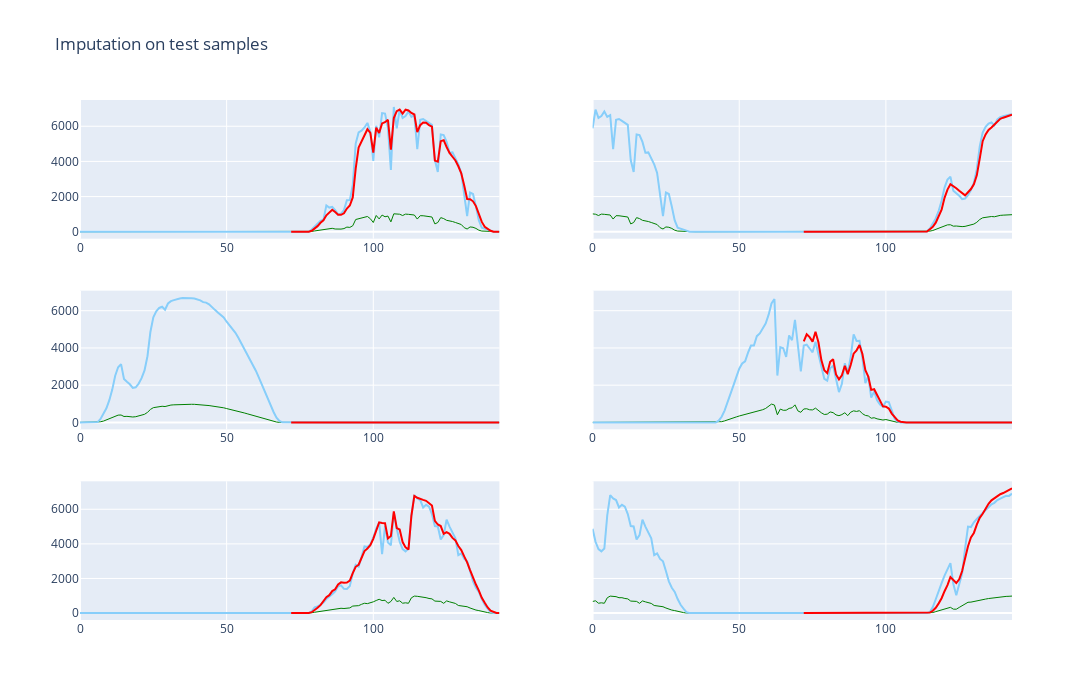

Source (notebook cell):
### Code cell
fig = make_subplots(rows=3, cols=2, shared_yaxes=True)
k = 12  # change k for other samples

for i in range(6):
    X_meteo = X_test[(i+k)*lag_order+i*k*3:(i+1+k)*lag_order+i*k*3, :6]
    X_p_dc = X_test[(i+k)*lag_order+i*k*3, 6:]
    y_true = y_test[(i+k)*lag_order+i*k*3:(i+1+k)*lag_order+i*k*3]
    
    forecasts = multi_step_forecast(xgb_model, X_meteo, X_p_dc, lag_order)

    X_p_dc = np.flip(X_p_dc)
    
    fig.add_trace(go.Scatter(y=X_test[(i+k-1)*lag_order+i*k*3:(i+1+k)*lag_order+i*k*3, 0],
                    mode='lines', marker=dict(color='green', size=1), line=dict(width=1), name='GTI'), row=1+i//2, col=1+i%2)
    fig.add_trace(go.Scatter(y=np.hstack((X_p_dc, y_true)),
                    mode='lines', line=dict(color='LightSkyBlue', width=2), name='Real'), row=1+i//2, col=1+i%2)
    fig.add_trace(go.Scatter(y=np.hstack((np.full_like(X_p_dc, np.nan), forecasts)),
                    mode='lines', line=dict(color='red', width=2), name='Forecasts'), row=1+i//2, col=1+i%2)

fig.update_layout(height=700, width=1100, showlegend=False,
                  title_text="Imputation on test samples")
fig.show()

### Figure 1 — Plotly figure (JSON) as saved in the notebook; plotly's stock layout.template omitted (floating-point values rounded to 4 significant figures; data arrays with more than 128 entries replaced by an {"elided": "..."} marker saying what was removed)
{"data": [{"line": {"width": 1}, "marker": {"color": "green", "size": 1}, "mode": "lines", "name": "GTI", "type": "scatter", "xaxis": "x", "y": {"elided": "144 float values"}, "yaxis": "y"}, {"line": {"color": "LightSkyBlue", "width": 2}, "mode": "lines", "name": "Real", "type": "scatter", "xaxis": "x", "y": {"elided": "144 float values"}, "yaxis": "y"}, {"line": {"color": "red", "width": 2}, "mode": "lines", "name": "Forecasts", "type": "scatter", "xaxis": "x", "y": {"elided": "144 float values"}, "yaxis": "y"}, {"line": {"width": 1}, "marker": {"color": "green", "size": 1}, "mode": "lines", "name": "GTI", "type": "scatter", "xaxis": "x2", "y": {"elided": "144 float values"}, "yaxis": "y2"}, {"line": {"color": "LightSkyBlue", "width": 2}, "mode": "lines", "name": "Real", "type": "scatter", "xaxis": "x2", "y": {"elided": "144 float values"}, "yaxis": "y2"}, {"line": {"color": "red", "width": 2}, "mode": "lines", "name": "Forecasts", "type": "scatter", "xaxis": "x2", "y": {"elided": "144 float values"}, "yaxis": "y2"}, {"line": {"width": 1}, "marker": {"color": "green", "size": 1}, "mode": "lines", "name": "GTI", "type": "scatter", "xaxis": "x3", "y": {"elided": "144 float values"}, "yaxis": "y3"}, {"line": {"color": "LightSkyBlue", "width": 2}, "mode": "lines", "name": "Real", "type": "scatter", "xaxis": "x3", "y": {"elided": "144 float values"}, "yaxis": "y3"}, {"line": {"color": "red", "width": 2}, "mode": "lines", "name": "Forecasts", "type": "scatter", "xaxis": "x3", "y": {"elided": "144 float values"}, "yaxis": "y3"}, {"line": {"width": 1}, "marker": {"color": "green", "size": 1}, "mode": "lines", "name": "GTI", "type": "scatter", "xaxis": "x4", "y": {"elided": "144 float values"}, "yaxis": "y4"}, {"line": {"color": "LightSkyBlue", "width": 2}, "mode": "lines", "name": "Real", "type": "scatter", "xaxis": "x4", "y": {"elided": "144 float values"}, "yaxis": "y4"}, {"line": {"color": "red", "width": 2}, "mode": "lines", "name": "Forecasts", "type": "scatter", "xaxis": "x4", "y": {"elided": "144 float values"}, "yaxis": "y4"}, {"line": {"width": 1}, "marker": {"color": "green", "size": 1}, "mode": "lines", "name": "GTI", "type": "scatter", "xaxis": "x5", "y": {"elided": "144 float values"}, "yaxis": "y5"}, {"line": {"color": "LightSkyBlue", "width": 2}, "mode": "lines", "name": "Real", "type": "scatter", "xaxis": "x5", "y": {"elided": "144 float values"}, "yaxis": "y5"}, {"line": {"color": "red", "width": 2}, "mode": "lines", "name": "Forecasts", "type": "scatter", "xaxis": "x5", "y": {"elided": "144 float values"}, "yaxis": "y5"}, {"line": {"width": 1}, "marker": {"color": "green", "size": 1}, "mode": "lines", "name": "GTI", "type": "scatter", "xaxis": "x6", "y": {"elided": "144 float values"}, "yaxis": "y6"}, {"line": {"color": "LightSkyBlue", "width": 2}, "mode": "lines", "name": "Real", "type": "scatter", "xaxis": "x6", "y": {"elided": "144 float values"}, "yaxis": "y6"}, {"line": {"color": "red", "width": 2}, "mode": "lines", "name": "Forecasts", "type": "scatter", "xaxis": "x6", "y": {"elided": "144 float values"}, "yaxis": "y6"}], "layout": {"height": 700, "showlegend": false, "title": {"text": "Imputation on test samples"}, "width": 1100, "xaxis": {"anchor": "y", "autorange": true, "domain": [0, 0.45], "range": [0, 143]}, "xaxis2": {"anchor": "y2", "autorange": true, "domain": [0.55, 1], "range": [0, 143]}, "xaxis3": {"anchor": "y3", "autorange": true, "domain": [0, 0.45], "range": [0, 143]}, "xaxis4": {"anchor": "y4", "autorange": true, "domain": [0.55, 1], "range": [0, 143]}, "xaxis5": {"anchor": "y5", "autorange": true, "domain": [0, 0.45], "range": [0, 143]}, "xaxis6": {"anchor": "y6", "autorange": true, "domain": [0.55, 1], "range": [0, 143]}, "yaxis": {"anchor": "x", "autorange": true, "domain": [0.7333, 1], "range": [-394.4, 7494.0], "type": "linear"}, "yaxis2": {"anchor": "x2", "autorange": true, "domain": [0.7333, 1], "matches": "y", "range": [-394.4, 7494.0], "showticklabels": false, "type": "linear"}, "yaxis3": {"anchor": "x3", "autorange": true, "domain": [0.3667, 0.6333], "range": [-372.5, 7077.0], "type": "linear"}, "yaxis4": {"anchor": "x4", "autorange": true, "domain": [0.3667, 0.6333], "matches": "y3", "range": [-372.5, 7077.0], "showticklabels": false, "type": "linear"}, "yaxis5": {"anchor": "x5", "autorange": true, "domain": [0, 0.2667], "range": [-400.8, 7615.0], "type": "linear"}, "yaxis6": {"anchor": "x6", "autorange": true, "domain": [0, 0.2667], "matches": "y5", "range": [-400.8, 7615.0], "showticklabels": false, "type": "linear"}}}
